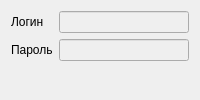
                    <widget class="QWidget" name="accountDataTab">
                     <attribute name="title">
                      <string>Профиль</string>
                     </attribute>
                     <layout class="QFormLayout" name="formLayout_5">
                      <item row="0" column="0">
                       <widget class="QLabel" name="label_7">
                        <property name="text">
                         <string>Логин</string>
                        </property>
                       </widget>
                      </item>
                      <item row="0" column="1">
                       <widget class="QLineEdit" name="login">
                        <property name="enabled">
                         <bool>false</bool>
                        </property>
                       </widget>
                      </item>
                      <item row="1" column="0">
                       <widget class="QLabel" name="label_14">
                        <property name="text">
                         <string>Пароль</string>
                        </property>
                       </widget>
                      </item>
                      <item row="1" column="1">
                       <widget class="QLineEdit" name="password">
                        <property name="enabled">
                         <bool>false</bool>
                        </property>
                       </widget>
                      </item>
                     </layout>
                    </widget>
